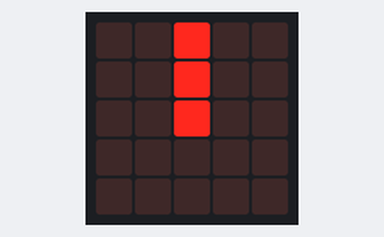
The program below on a simulated BBC micro:bit running MicroPython. Parts: the board's 5×5 LED display.

Above: at 0.1 s.
At 1.1 s:
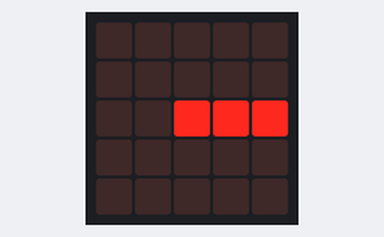
At 2.1 s:
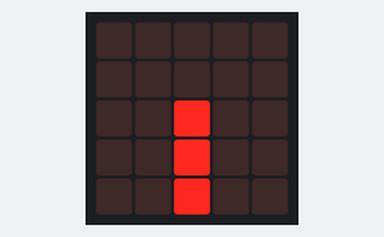
At 3.1 s:
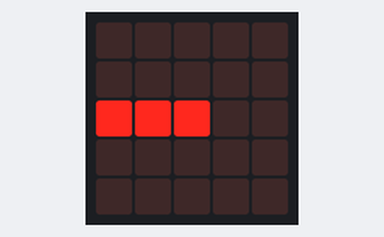

Measured:
- by itself, everything shown: repeats every 4.0 s, in 4 steps
- what the display in image 1 shows lasts 1.0 s, from 1.0 s to 2.0 s

The program:

Tick_Tock.py
```python
from microbit import *

while True:
  display.show(Image.CLOCK12)
  sleep(1000)
  display.show(Image.CLOCK3)
  sleep(1000)
  display.show(Image.CLOCK6)
  sleep(1000)
  display.show(Image.CLOCK9)
  sleep(1000)
```
